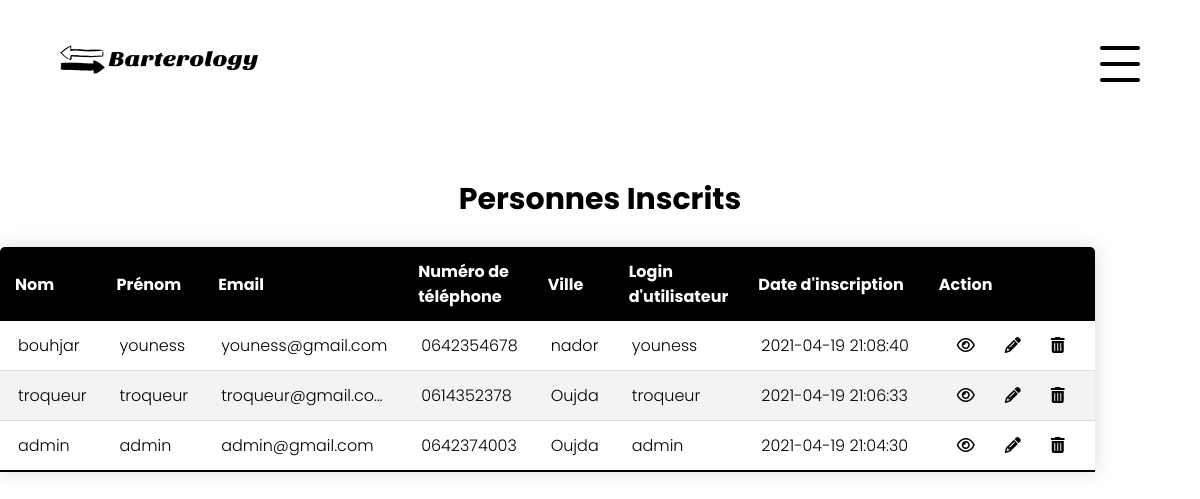
The page /Personne/gererComptes.php on the database its author committed.
### tables this page shows
CREATE TABLE `personne` (
  `id_personne` int(11) NOT NULL,
  `nom` varchar(20) NOT NULL,
  `prenom` varchar(30) NOT NULL,
  `email` varchar(40) NOT NULL,
  `telephone` int(20) NOT NULL,
  `ville` varchar(30) NOT NULL,
  `login_utilisateur` varchar(30) NOT NULL,
  `mot_de_passe` varchar(255) NOT NULL,
  `Date_inscription` timestamp NOT NULL DEFAULT current_timestamp()
);

### Personne/gererComptes.php (the view, shortened to what this page needs)
<!DOCTYPE html>
<html lang="en">
<head>
    <link rel="stylesheet" href="../css/header.css">
    <link rel="stylesheet" href="../css/gererComptes.css">
</head>
<body>
    <header id="header" class="header-admin">
                    <a href="admin.php"><img src="../images/logo.png" id="logo" alt="Logo"></a>
                    <div class="menu-btn">
                        <div class="menu-btn__burger"></div>
                    </div>
    </header>
                <?php
                include_once('cbd.php');
                $sql = "SELECT * FROM personne ORDER BY Date_inscription DESC";
                if($result = mysqli_query($conn, $sql)){
                    if(mysqli_num_rows($result) > 0){
                        echo '<div class="contenu">';
                        echo '<table class="table">';
                        echo '<legend class="legend">Personnes Inscrits</legend>';
                            echo "<thead>";
                                echo "<tr>";
                                    echo "<th>Nom</th>";
                                    echo "<th>Prénom </th>";
                                    echo "<th>Email</th>";
                                    echo "<th>Numéro de téléphone</th>";
                                    echo "<th>Ville</th>";
                                    echo "<th>Login d'utilisateur</th>";
                                    echo "<th>Date d'inscription</th>";
                                    echo "<th>Action</th>";
                                echo "</tr>";
                            echo "</thead>";
                            echo "<tbody>";
                            while($row = mysqli_fetch_array($result)){
                                echo "<tr>";
                                    echo "<td>" . $row['nom'] . "</td>";
                                    echo "<td>" . $row['prenom'] . "</td>";
                                    echo "<td>" . $row['email'] . "</td>";
                                    echo "<td> 0" . $row['telephone'] . "</td>";
                                    echo "<td>" . $row['ville'] . "</td>";
                                    echo "<td>" . $row['login_utilisateur'] . "</td>";                                    echo "<td>" . $row['Date_inscription'] . "</td>";
                                    echo "<td id=\"liens\">";
                                        echo '<a href="gererComptes/consulterUtilisateur.php?id='. $row['id_personne'] .'" class="lien"><span class="fa fa-eye"></span></a>';
                                        echo '<a href="gererComptes/modifierUtilisateur.php?id='. $row['id_personne'] .'" class="lien"><span class="fa fa-pencil"></span></a>';
                                        echo '<a href="gererComptes/supprimerUtilisateur.php?id='. $row['id_personne'] .'" class="lien"><span class="fa fa-trash"></span></a>';
                                    echo "</td>";
                            }
                            echo "</tbody>";
                        echo "</table>";
                        echo "</div>";
                    } else{
                        echo '<div class="Aucun-message"><em>Aucun utilisateur a inscrit.</em></div>';
                    }
                }
                ?>
</body>
</html>

### css/header.css (style rules this page uses)
*,*::before,*::after { margin: 0; padding: 0; box-sizing: border-box; }
body { --couleur-primaire: #000; --couleur-bg: #fff; font-family: 'Poppins', sans-serif; font-weight: 300; color: var(--couleur-primaire); outline: none; width: 100vw; overflow-x: hidden; }
.header-admin { padding: 5vh 5vw; margin-bottom: 50px; display: flex; align-items: center; justify-content: space-between; }
.header-admin img { width: 200px; height: 40px; }
.menu-btn { position: relative; display: flex; justify-content: center; align-items: center; width: 40px; height: 40px; cursor: pointer; transition: all .5s ease-in-out; }
.menu-btn__burger { width: 40px; height: 4px; background: var(--couleur-primaire); border-radius: 5px; transition: all .5s ease-in-out; z-index: 7; cursor: pointer; }
.menu-btn__burger::before, .menu-btn__burger::after { content: ''; position: absolute; width: 40px; height: 4px; background: var(--couleur-primaire); border-radius: 5px; transition: all .5s ease-in-out; }
.menu-btn__burger::before { transform: translateY(-16px); }
.menu-btn__burger::after { transform: translateY(16px); }

### css/gererComptes.css (style rules this page uses)
*,*::before,*::after { margin: 0; padding: 0; box-sizing: border-box; }
body { --couleur-primaire: #000; --couleur-bg: #fff; font-family: 'Poppins', sans-serif; font-weight: 300; color: var(--couleur-primaire); outline: none; width: 100vw; overflow-x: hidden; }
.contenu { text-align: -moz-center; }
.table { width: 90vw; border-collapse: collapse; margin: 25px 0; min-width: 400px; border-radius: 5px 5px 0 0; overflow: hidden; box-shadow: 0 0 20px rgba(0, 0, 0, 0.15); text-align: center; }
.table:first-of-type { margin-bottom: 70px; }
.legend { font-size: 30px; font-weight: bold; text-align: center; }
.table thead tr { background-color: var(--couleur-primaire); color: var(--couleur-bg); text-align: left; }
.table tbody tr { text-align: left; }
.table th, .table td { padding: 12px 15px; }
.table td { padding-left: 1.5vw; max-width: 200px; text-overflow: ellipsis; white-space: nowrap; overflow: hidden; }
.table:first-of-type td:last-of-type { width: 30%; }
.table tbody tr { border-bottom: 1px solid #dddddd; }
.table tbody tr:nth-of-type(even) { background-color: #f3f3f3; }
.table tbody tr:last-of-type { border-bottom: 2px solid var(--couleur-primaire); }
#liens { width: 100%; display: flex; justify-content: space-around; }
.lien { color: black; transition: all 250ms ease-in-out; padding: 0 15px; }

### rows shown on the page
personne: nom "bouhjar", prenom "youness", email "youness@gmail.com", telephone "642354678", ville "nador", login_utilisateur "youness", Date_inscription "2021-04-19 21:08:40"
personne: nom "troqueur", prenom "troqueur", email "troqueur@gmail.co…", telephone "614352378", ville "Oujda", login_utilisateur "troqueur", Date_inscription "2021-04-19 21:06:33"
personne: nom "admin", prenom "admin", email "admin@gmail.com", telephone "642374003", ville "Oujda", login_utilisateur "admin", Date_inscription "2021-04-19 21:04:30"
